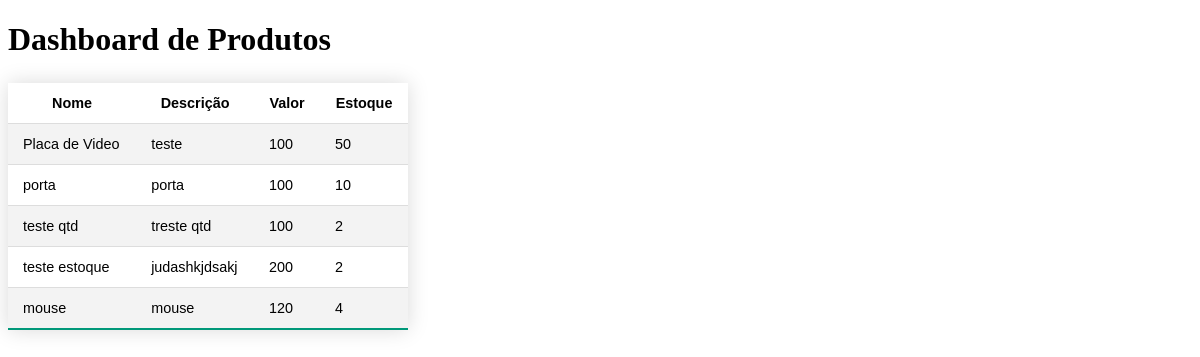
Page /produtos/ on the earlier database version.
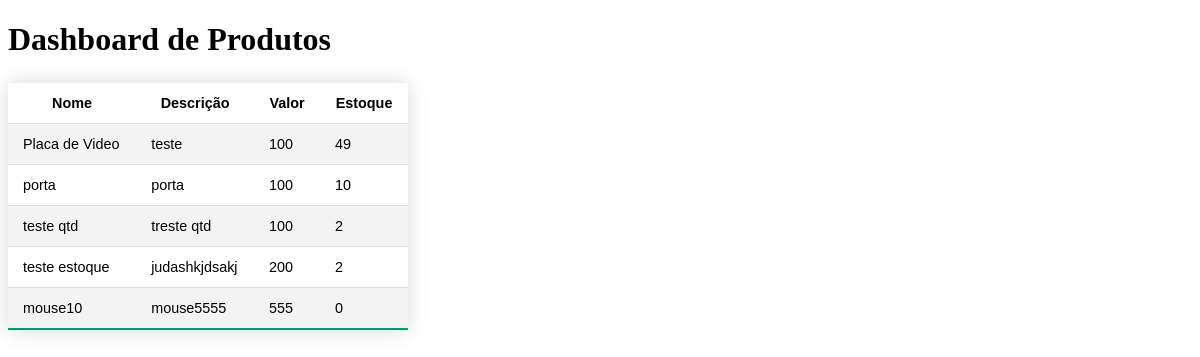
Same page on the later database version.
### app/models.py (models this page shows, shortened)
class Produto(models.Model):
    nome = models.CharField(max_length=100)
    descricao = models.CharField(max_length=100)
    valor = models.IntegerField()
    estoque = models.IntegerField()

### app/views.py (the view)
# urls.py: path('produtos/', views.produtos, name='produtos'),
def produtos(request):
    produtos = Produto.objects.all()
    return render(request, 'produtos.html', {'produtos': produtos})

### app/templates/produtos.html (shortened to what this page needs)
<!DOCTYPE html>
<html>
<head>
</head>
<body>
    <h1>Dashboard de Produtos</h1>
    <table class="styled-table">
        <tr>
            <th>Nome</th>
            <th>Descrição</th>
            <th>Valor</th>
            <th>Estoque</th>
        </tr>
        {% for produto in produtos %}
            <tr>
                <td>{{ produto.nome }}</td>
                <td>{{ produto.descricao }}</td>
                <td>{{ produto.valor }}</td>
                <td>{{ produto.estoque }}</td>
            </tr>
        {% endfor %}
    </table>
</body>
</html>

Differences in the rows shown:
changed Produto "Placa de Video": estoque "50" → "49"
changed Produto: nome "mouse" → "mouse10"; descricao "mouse" → "mouse5555"; valor "120" → "555"; estoque "4" → "0"
